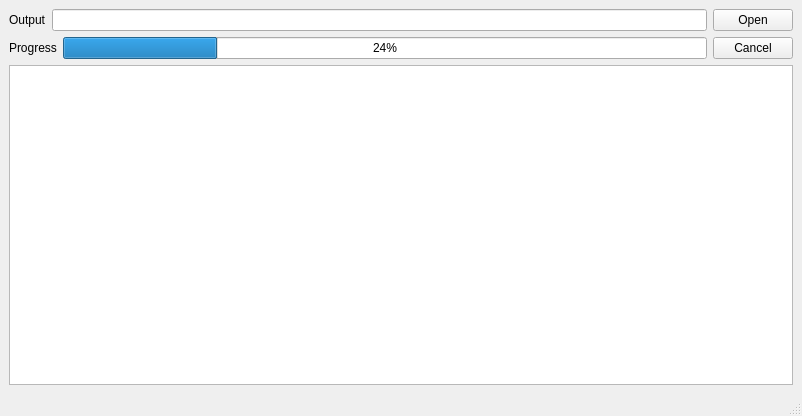
<?xml version="1.0" encoding="UTF-8"?>
<ui version="4.0">
 <class>MainWindow</class>
 <widget class="QMainWindow" name="MainWindow">
  <property name="geometry">
   <rect>
    <x>0</x>
    <y>0</y>
    <width>802</width>
    <height>416</height>
   </rect>
  </property>
  <property name="windowTitle">
   <string>MainWindow</string>
  </property>
  <widget class="QWidget" name="centralwidget">
   <layout class="QVBoxLayout" name="verticalLayout">
    <item>
     <layout class="QHBoxLayout" name="horizontalLayout">
      <item>
       <widget class="QLabel" name="label">
        <property name="text">
         <string>Output</string>
        </property>
       </widget>
      </item>
      <item>
       <widget class="QLineEdit" name="outputEdit">
        <property name="readOnly">
         <bool>true</bool>
        </property>
       </widget>
      </item>
      <item>
       <widget class="QPushButton" name="openOutputButton">
        <property name="text">
         <string>Open</string>
        </property>
       </widget>
      </item>
     </layout>
    </item>
    <item>
     <layout class="QHBoxLayout" name="horizontalLayout_2">
      <item>
       <widget class="QLabel" name="label_2">
        <property name="text">
         <string>Progress</string>
        </property>
       </widget>
      </item>
      <item>
       <widget class="QProgressBar" name="progressBar">
        <property name="value">
         <number>24</number>
        </property>
       </widget>
      </item>
      <item>
       <widget class="QPushButton" name="cancelButton">
        <property name="text">
         <string>Cancel</string>
        </property>
       </widget>
      </item>
     </layout>
    </item>
    <item>
     <widget class="QPlainTextEdit" name="plainTextEdit">
      <property name="acceptDrops">
       <bool>false</bool>
      </property>
      <property name="readOnly">
       <bool>true</bool>
      </property>
     </widget>
    </item>
   </layout>
  </widget>
  <widget class="QMenuBar" name="menubar">
   <property name="geometry">
    <rect>
     <x>0</x>
     <y>0</y>
     <width>802</width>
     <height>22</height>
    </rect>
   </property>
  </widget>
  <widget class="QStatusBar" name="statusbar"/>
 </widget>
 <resources/>
 <connections/>
</ui>
